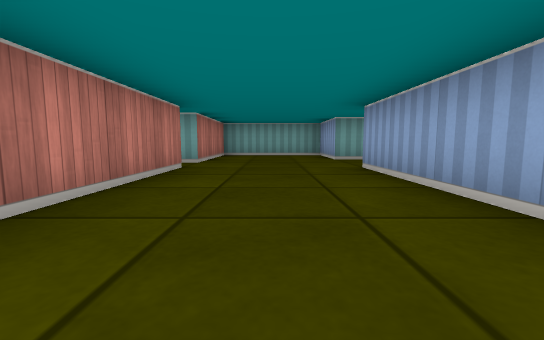
[1] (above)

24 first-person views from a walk through a cub3D maze. The camera is about half as high as the walls, tilts 6° down and sees 90° across. The floor is counted in squares. Each view is taken from the middle of a square. On the plan, view 1 faces up. The plan holds only what a view shows up to about 9 squares ahead; the rest is blank.

[2]
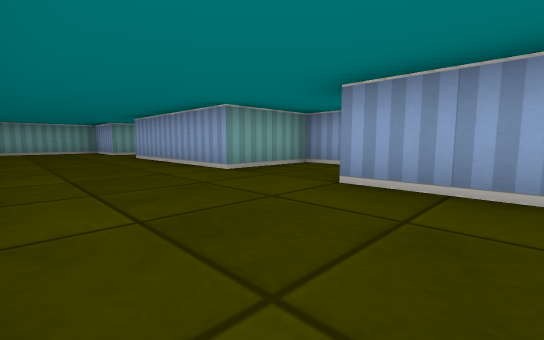

[3]
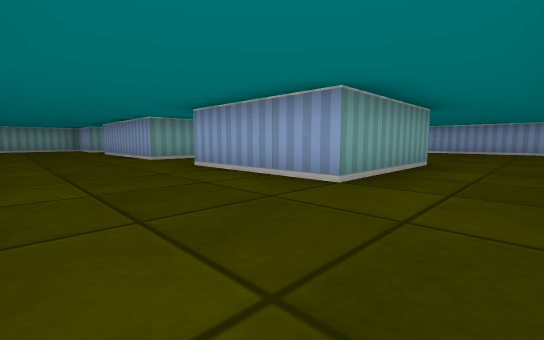

[4]
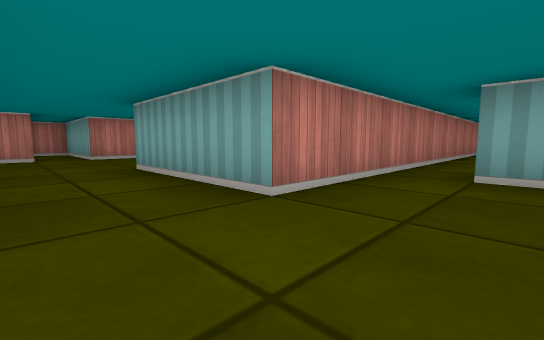

[5]
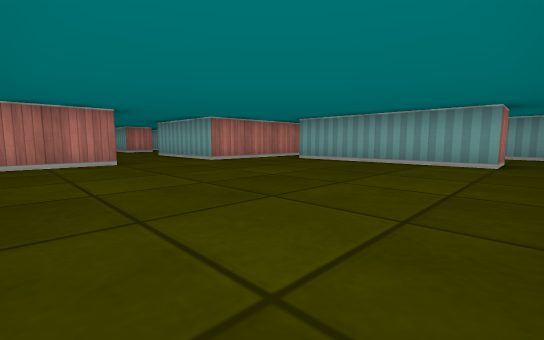

[6]
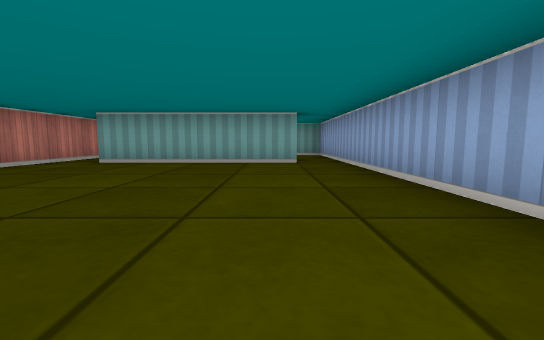

[7]
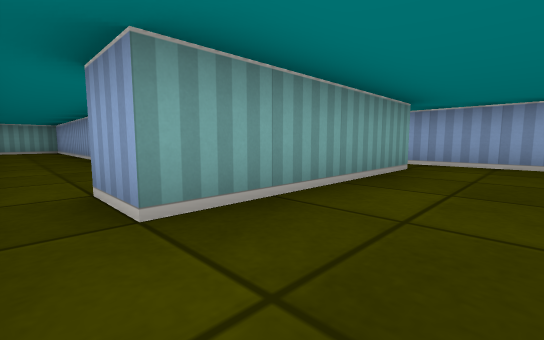

[8]
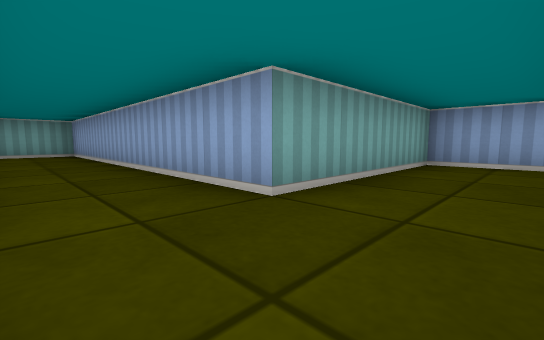

[9]
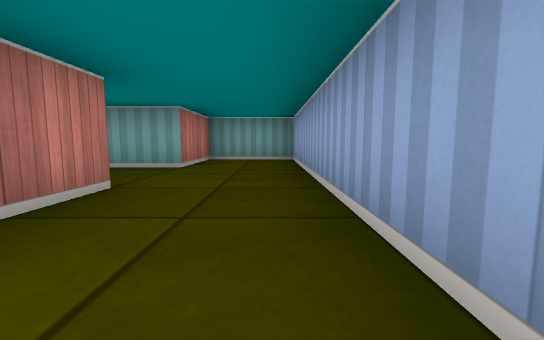

[10]
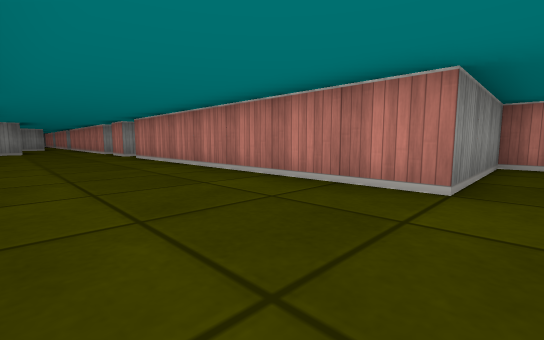

[11]
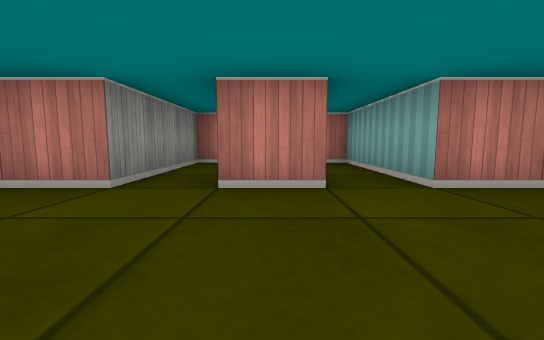

[12]
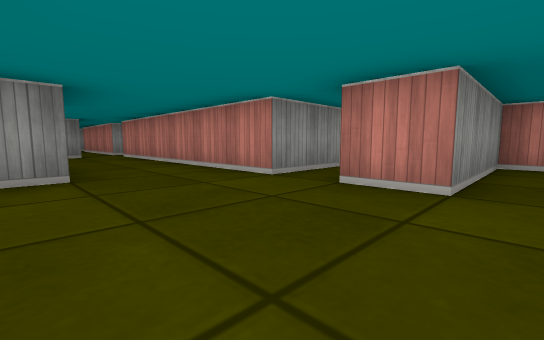

[13]
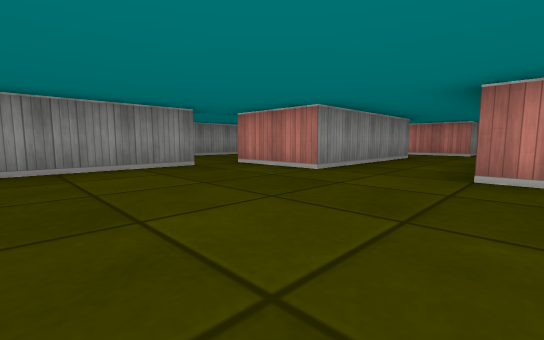

[14]
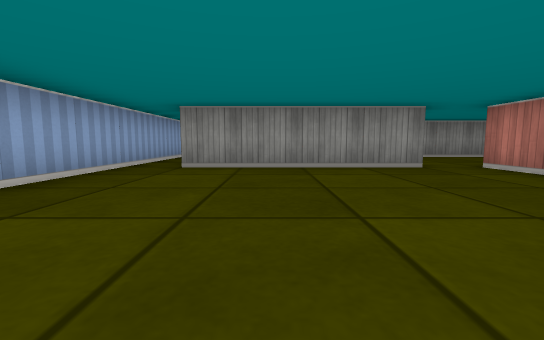

[15]
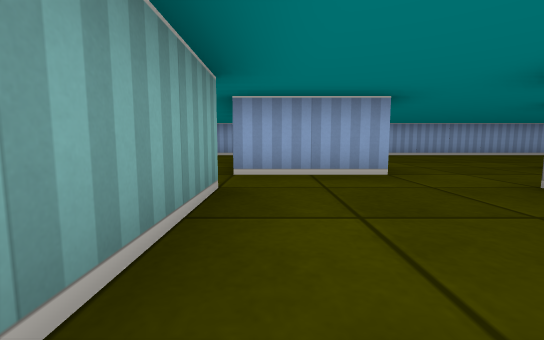

[16]
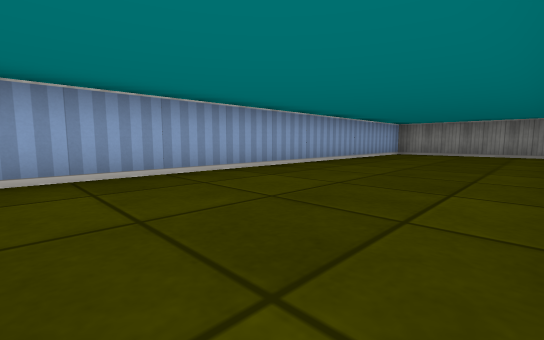

[17]
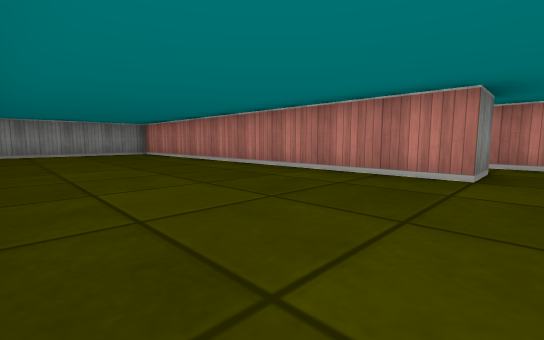

[18]
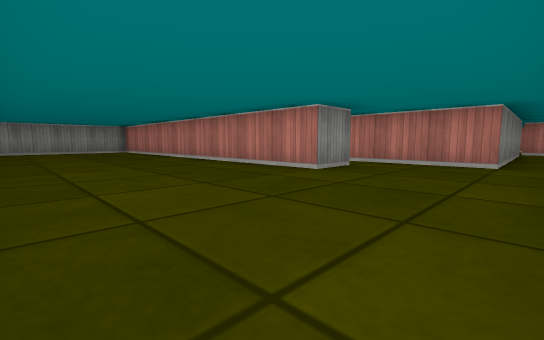

[19]
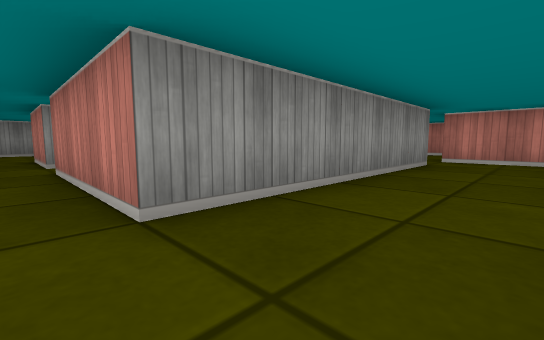

[20]
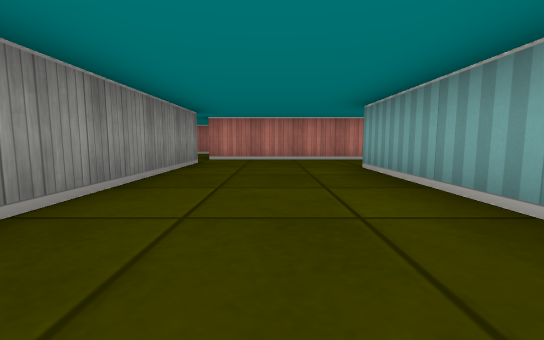

[21]
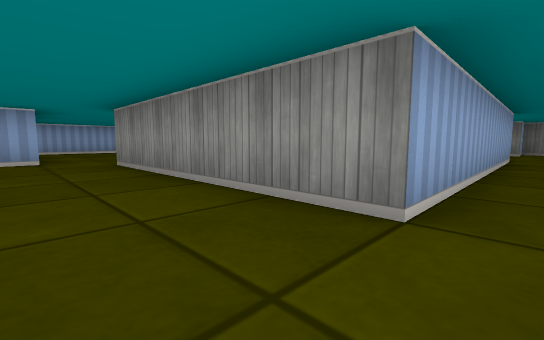

[22]
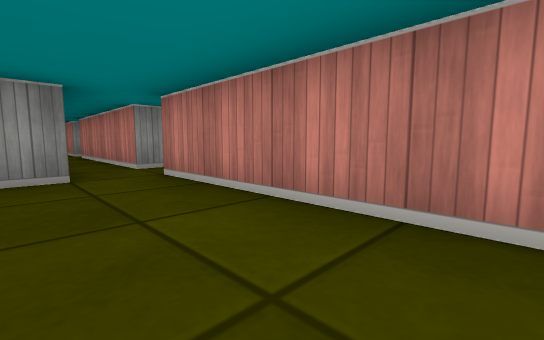

[23]
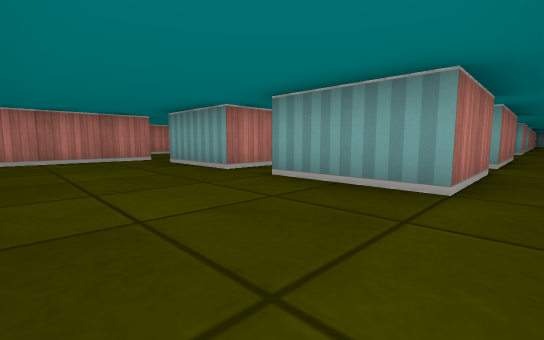

[24]
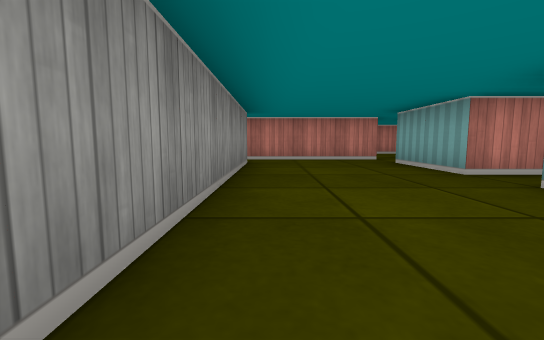

### Floor plan
Points are (right, up) in squares from view 1. A wall is a line through its corners. A room is listed if a view was taken in it or the views show most of it. See-through windows are left out.
Room 1 (views 1, 2, 3, 8, 9, 10, 11, 12)
walls: (3.5, -0.4) (3.5, 0.5) (1.5, 0.5) (1.5, 4.5); (4.5, 4.5) (4.5, -1.5); (-4.5, 5.1) (-4.5, 4.5) (-1.5, 4.5) (-1.5, -2.5) (-4.5, -2.5) (-4.5, -3.5) (-1.5, -3.5) (-1.5, -4.5) (-4.5, -4.5) (-4.5, -5.5) (-1.5, -5.5) (-1.5, -6.5); (1.5, -4.5) (1.5, -1.5); (10.5, -1.5) (10.5, 0.5) (6.5, 0.5) (6.5, 8.5) (4.5, 8.5) (4.5, 6.5) (1.5, 6.5) (1.5, 8.5) (-1.5, 8.5) (-1.5, 5.5) (-1.9, 5.5)
ways out: opening at (1, -5.5) to room 2; opening at (5, -2) to room 2; opening at (10, -2) to room 2; opening at (-0.5, -7.5) to room 3
Room 2 (views 4, 5, 6, 7, 13, 14)
walls: (5.5, -8.5) (9.5, -8.5); (4.5, -1.5) (4.5, -4.5) (1.5, -4.5); (9.5, -1.5) (9.5, -2.5) (5.5, -2.5) (5.5, -1.5); (10.5, -8.5) (10.5, -1.5); (0.4, -6.5) (4.5, -6.5) (4.5, -8.5)
ways out: opening at (1, -5.5) to room 1; opening at (5, -2) to room 1; opening at (10, -2) to room 1; opening at (5, -9) to room 3; opening at (10, -9.5) to room 3
Room 3 (views 15, 16, 17, 18, 19, 20, 21, 22)
walls: (5.4, -13.5) (6.5, -13.5) (6.5, -22.5) (10.5, -22.5) (10.5, -8.5); (5.5, -10.6) (5.5, -8.5); (4.5, -8.5) (0.5, -8.5); (-0.5, -17.5) (-0.5, -11.5) (4.5, -11.5) (4.5, -14.5); (-2, -12.5) (-1.5, -12.5) (-1.5, -16.5); (-1.5, -6.5) (-1.5, -11.5)
ways out: opening at (-0.5, -7.5) to room 1; opening at (5, -9) to room 2; opening at (10, -9.5) to room 2; opening at (-1, -17) to room 4; opening at (-2, -17); opening at (-2, -12); opening at (5, -14)
Room 4 (views 23, 24)
walls: (1.5, -16.4) (1.5, -17.5) (-0.5, -17.5); (4.5, -17.5) (2.5, -17.5); (-1.5, -17.4) (-1.5, -20.6); (-1, -21.5) (-0.5, -21.5) (-0.5, -20.5) (5, -20.5)
ways out: opening at (-1, -17) to room 3; opening at (2, -16.5); opening at (5, -16.5)

Where each view was taken, in squares from view 1:
view 1: 0 up, 0 right, facing up
view 2: 3 down, 1 left, facing up-right
view 3: 6 down, 1 left, facing up-right
view 4: 6 down, 6 right, facing up-left
view 5: 8 down, 10 right, facing up-left
view 6: 8 down, 9 right, facing up
view 7: 4 down, 5 right, facing up-right
view 8: 1 down, 5 right, facing up-right
view 9: 2 up, 6 right, facing up
view 10: 5 up, 1 right, facing down-left
view 11: 4 down, 1 right, facing left
view 12: 3 down, 1 right, facing down-left
view 13: 4 down, 8 right, facing down-left
view 14: 4 down, 8 right, facing down
view 15: 9 down, 2 right, facing right
view 16: 13 down, 7 right, facing down-right
view 17: 13 down, 10 right, facing down-left
view 18: 11 down, 10 right, facing down-left
view 19: 10 down, 5 right, facing down-left
view 20: 10 down, 5 right, facing left
view 21: 10 down, 1 left, facing down-right
view 22: 8 down, 0 right, facing down-left
view 23: 20 down, 5 right, facing up-left
view 24: 20 down, 5 right, facing left
